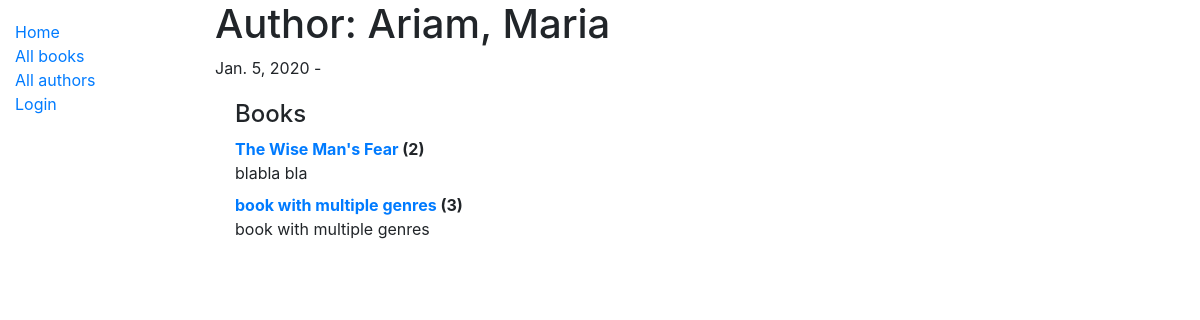
/catalog/author/2, run on the app's committed database.
### catalog/models.py (models this page shows, shortened)
class Author(models.Model):
    first_name = models.CharField(max_length=100)
    last_name = models.CharField(max_length=100)
    date_of_birth = models.DateField(null=True, blank=True)
    date_of_death = models.DateField('Died', null=True, blank=True)
    class Meta:
        ordering = ['last_name', 'first_name']
    def __str__(self):
        return f'{self.last_name}, {self.first_name}'

class Book(models.Model):
    title = models.CharField(max_length=200)
    author = models.ForeignKey('Author', on_delete=models.SET_NULL, null=True)
    summary = models.TextField(max_length=1000, help_text='Enter a brief description of the book')
    isbn = models.CharField('ISBN', max_length=13, help_text='13 Character <a href="https://www.isbn-international.org/content/what-isbn">ISBN number</a>')
    genre = models.ManyToManyField(Genre, help_text='Select a genre for this book')
    def display_genre(self):
        """Because one book can have multiple genres, creates a string with the first 3 Genres.
         This is required to display genre in Admin."""
        return ', '.join([genre.name for genre in self.genre.all()[:3]])
    display_genre.short_description = 'Genre'
    def __str__(self):
        return self.title

### catalog/views.py (the view)
# urls.py: path('author/<int:pk>', views.AuthorDetailView.as_view(), name='author-detail'),
class AuthorDetailView(generic.DetailView):
    model = Author

### catalog/templates/catalog/author_detail.html
{% extends "base_generic.html" %}
{% block content %}
  <h1>Author: {{ author }}</h1>
  <p>{{ author.date_of_birth }} - {% if author.date_of_death %}{{ author.date_of_death }}{% endif %}</p>
  <div style="margin-left:20px;margin-top:20px">
  <h4>Books</h4>
    <dl>
    {% for book in author.book_set.all %}
    <dt><a href="{% url 'book-detail' book.pk %}">{{ book }}</a> ({{ book.bookinstance_set.all.count }})</dt>
    <dd>{{ book.summary }}</dd>
    {% endfor %}
    </dl>
  </div>
{% endblock %}

### data on the page
Author: last_name+first_name "Ariam, Maria", date_of_birth "Jan. 5, 2020"
Book: title "The Wise Man's Fear", bookinstance_set.all.count "2", summary "blabla bla"
Book: title "book with multiple genres", bookinstance_set.all.count "3", summary "book with multiple genres"
